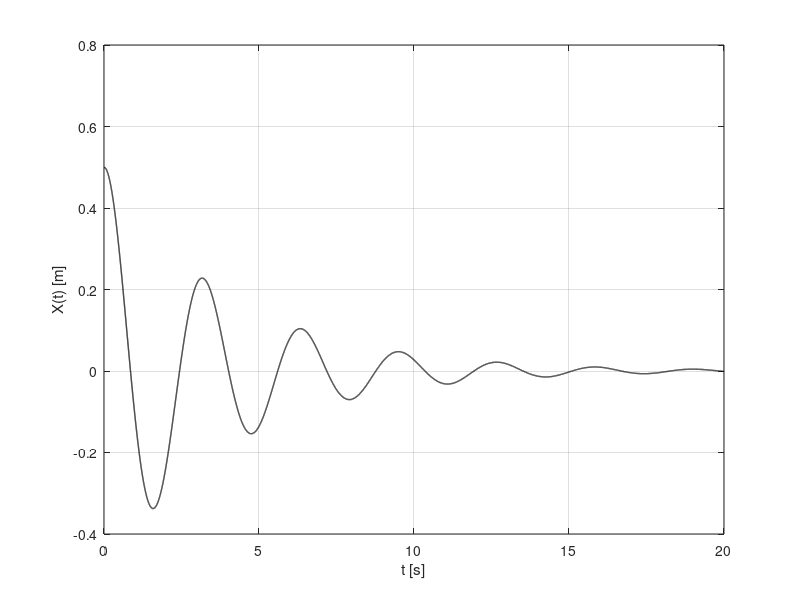

MATLAB code to generate this figure:
clc
clear all
close all
 
h = 0.001;
m = 10;   c = 5;    k = 40;

t = 0:h:20;
x(1) = 0.5;
xp(1) = 0;
 
for (i = 1:length(t)-1)
    x(i+1) = x(i) + xp(i)*h;
    xp(i+1) = xp(i) + h*(-c*xp(i) - k*x(i))/m;
end
 
xP(1) = x(1);   tP(1) = t(1);   %at t = 0.000

a = 2;
for (i = 2:length(x)-1)
    if (x(i)>x(i-1) && x(i)>x(i+1))
        xP(a) = x(i);
        tP(a) = t(i);
        a = a+1;
    end
    if(a==5), break, end
end

fprintf('\nProblem 3\n\n');

for (i = 1:4), fprintf('Xpeak,%.0f = %.4f m  at  t = %.4f s.\n',i,xP(i),tP(i)); end
disp(' ');

for (i = 1:3), fprintf('Tpeak,%.0f - Tpeak,%.0f = %.4f\n',i+1,i,tP(i+1)-tP(i)); end
disp(' ');

for (i = 1:3), fprintf('Xpeak,%.0f / Xpeak,%.0f = %.4f\n',i,(i+1),xP(i)/xP(i+1)); end

plot(t,x,'k-','linewidth',1), xlabel('t [s]'), ylabel('X(t) [m]'), grid on
